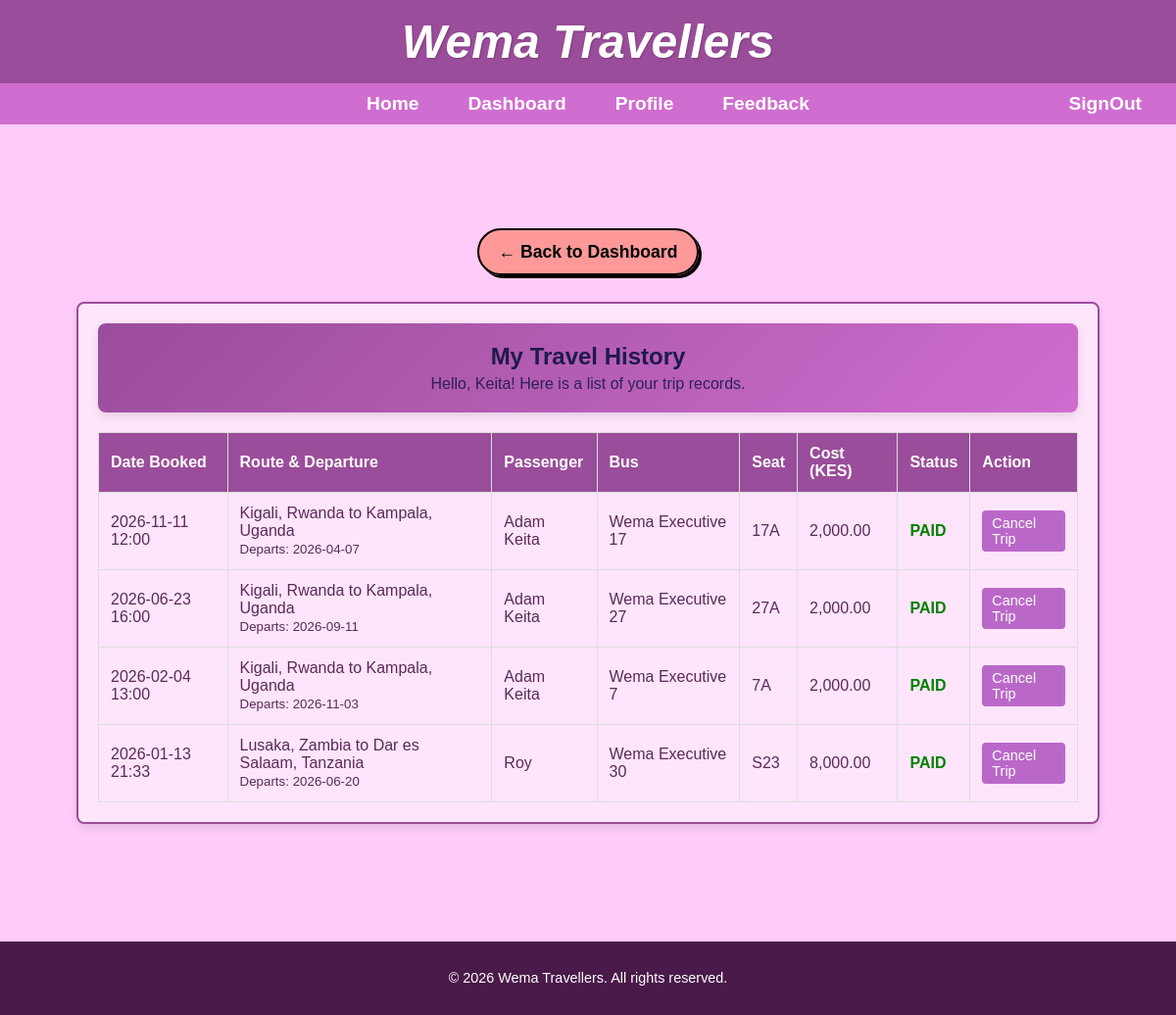
Page /pages/view_user_history.php (signed in) on the committed database.
### tables this page shows
CREATE TABLE `bookings` (
  `booking_id` int(11) NOT NULL AUTO_INCREMENT,
  `booking_time` datetime NOT NULL DEFAULT current_timestamp(),
  `seat_number` varchar(10) NOT NULL,
  `booking_status` enum('CONFIRMED','CANCELLED','PAID','CHECKED_IN') DEFAULT 'PAID',
  `qr_token` varchar(255) DEFAULT NULL,
  `user_id` int(11) NOT NULL,
  `route_id` int(11) NOT NULL,
  `bus_id` int(11) NOT NULL,
  `passenger_name` varchar(255) NOT NULL DEFAULT '',
  `passenger_age` int(11) NOT NULL DEFAULT 0,
  `passenger_id_number` varchar(50) NOT NULL DEFAULT '',
  PRIMARY KEY (`booking_id`),
  UNIQUE KEY `unique_booking` (`route_id`,`seat_number`),
  KEY `user_id` (`user_id`),
  KEY `bus_id` (`bus_id`),
  CONSTRAINT `bookings_ibfk_1` FOREIGN KEY (`user_id`) REFERENCES `users` (`user_id`),
  CONSTRAINT `bookings_ibfk_2` FOREIGN KEY (`route_id`) REFERENCES `routes` (`route_id`) ON DELETE CASCADE,
  CONSTRAINT `bookings_ibfk_3` FOREIGN KEY (`bus_id`) REFERENCES `buses` (`bus_id`)
);

CREATE TABLE `routes` (
  `route_id` int(11) NOT NULL AUTO_INCREMENT,
  `from_location` varchar(100) NOT NULL,
  `to_location` varchar(100) NOT NULL,
  `departure_date` date NOT NULL,
  `departure_time` time NOT NULL,
  `cost` decimal(10,2) NOT NULL,
  `bus_id` int(11) NOT NULL,
  `status` enum('SCHEDULED','COMPLETED','CANCELLED') DEFAULT 'SCHEDULED',
  PRIMARY KEY (`route_id`),
  KEY `bus_id` (`bus_id`),
  CONSTRAINT `routes_ibfk_1` FOREIGN KEY (`bus_id`) REFERENCES `buses` (`bus_id`)
);

CREATE TABLE `users` (
  `user_id` int(11) NOT NULL AUTO_INCREMENT,
  `first_name` varchar(50) NOT NULL,
  `last_name` varchar(50) NOT NULL,
  `email` varchar(100) NOT NULL,
  `phone_number` varchar(15) NOT NULL,
  `password` varchar(255) NOT NULL,
  `role` enum('PASSENGER','ADMIN','AGENT') DEFAULT 'PASSENGER',
  `created_at` timestamp NOT NULL DEFAULT current_timestamp(),
  PRIMARY KEY (`user_id`),
  UNIQUE KEY `email` (`email`),
  UNIQUE KEY `phone_number` (`phone_number`)
);

CREATE TABLE `buses` (
  `bus_id` int(11) NOT NULL AUTO_INCREMENT,
  `reg_no` varchar(20) NOT NULL,
  `bus_name` varchar(50) DEFAULT NULL,
  `max_passengers` int(11) NOT NULL,
  `seat_layout` varchar(20) NOT NULL,
  `driver_id` int(11) DEFAULT NULL,
  PRIMARY KEY (`bus_id`),
  UNIQUE KEY `reg_no` (`reg_no`),
  KEY `driver_id` (`driver_id`),
  CONSTRAINT `buses_ibfk_1` FOREIGN KEY (`driver_id`) REFERENCES `drivers` (`driver_id`) ON DELETE SET NULL
);

### pages/view_user_history.php (the view, shortened to what this page needs)
<?php
require_once 'db_connection.php';
$user_id = $_SESSION['user_id'];
?>
<!DOCTYPE html>
<html lang="en">
<head>
    <link rel="stylesheet" href="css/main.css">
    <link rel="stylesheet" href="css/style.css">
</head>
<body>
    <div style="height: 100px;"></div>
    <div class="back-btn-container">
        <a href="dashboard.php" class="button regular-button green-background" style="text-decoration:none;">← Back to Dashboard</a>
    </div>
    <div class="view-container">
        <div class="welcome-banner" style="background: linear-gradient(135deg, var(--purple), var(--pink)); color: #1e1b4b; padding: 20px; border-radius: 8px; margin-bottom: 20px; text-align: center; box-shadow: 0 4px 10px rgba(0,0,0,0.1);">
            <h2 style="margin:0;">My Travel History</h2>
            <p style="margin:5px 0 0; opacity: 0.9;">Hello, <?= htmlspecialchars($_SESSION['name']) ?>! Here is a list of your trip records.</p>
        </div>
        <table class="crud-table">
            <thead>
                <tr>
                    <th>Date Booked</th>
                    <th>Route & Departure</th>
                    <th>Passenger</th>
                    <th>Bus</th>
                    <th>Seat</th>
                    <th>Cost (KES)</th>
                    <th>Status</th>
                    <th>Action</th>
                </tr>
            </thead>
            <tbody>
                <?php
                $sql = "SELECT b.*, r.from_location, r.to_location, r.cost, r.departure_date, bs.bus_name, u.first_name, u.last_name
                        FROM bookings b
                        JOIN routes r ON b.route_id = r.route_id
                        JOIN buses bs ON b.bus_id = bs.bus_id
                        JOIN users u ON b.user_id = u.user_id
                        WHERE b.user_id = ?
                        ORDER BY b.booking_time DESC";
                $stmt = $conn->prepare($sql);
                $stmt->bind_param("i", $user_id);
                $stmt->execute();
                $result = $stmt->get_result();
                if ($result->num_rows > 0) {
                    while($row = $result->fetch_assoc()):
                ?>
                <tr>
                    <td><?= date('Y-m-d H:i', strtotime($row['booking_time'])) ?></td>
                    <td><?= htmlspecialchars($row['from_location'] . ' to ' . $row['to_location']) ?><br><small>Departs: <?= $row['departure_date'] ?></small></td>
                    <td><?= htmlspecialchars(!empty($row['passenger_name']) ? $row['passenger_name'] : ($row['first_name'] . ' ' . $row['last_name'])) ?></td>
                    <td><?= htmlspecialchars($row['bus_name']) ?></td>
                    <td><?= $row['seat_number'] ?></td>
                    <td><?= number_format($row['cost'], 2) ?></td>
                    <td>
                        <span style="color: <?= ($row['booking_status'] == 'CANCELLED') ? 'red' : 'green' ?>; font-weight:bold;">
                            <?= $row['booking_status'] ?>
                        </span>
                    </td>
                    <td>
                        <?php
                        if ($row['booking_status'] == 'PAID' || $row['booking_status'] == 'CONFIRMED'):
                        ?>
                            <a href="user_cancel_ticket.php?booking_id=<?= $row['booking_id'] ?>"
                               class="action-btn btn-cancel"
                               style="color: white; text-decoration: none; font-size: 0.9em; padding: 5px 10px; border-radius: 4px;"
                               onclick="return confirm('Are you sure you want to cancel this ticket? This action cannot be undone.')">
                               Cancel Trip
                            </a>
                        <?php else: ?>
                            <span style="color: grey; font-size: 0.8em;">--</span>
                        <?php endif; ?>
                    </td>
                </tr>
                <?php endwhile;
                } else {
                      echo "<tr><td colspan='8' style='text-align:center;'>You have no bookings recorded yet. <a href='home.php'>Book your first trip now!</a></td></tr>";
                }
                ?>
            </tbody>
        </table>
    </div>
    <div style="height: 100px;"></div>
</body>
</html>

### pages/css/main.css (style rules this page uses)
:root { --header-bg: #9a4d9a; --nav-bg: #d06dd0; --body-bg: #ffccf9; --input-bg: #ffe6ff; --text-color: #5a2a5a; --button-color: #ff9999; --button-border: #000000; --purple: #9a4d9a; --pink: #d06dd0; }
body { margin: 0; padding: 0; font-family: 'Comic Sans MS', 'Chalkboard SE', sans-serif; background-color: var(--body-bg); color: var(--text-color); }
.button, button { background-color: var(--button-color); color: black; padding: 12px 20px; margin: 10px 0; border: 2px solid var(--button-border); border-radius: 25px; cursor: pointer; width: 100%; font-size: 1.1rem; font-weight: bold; box-shadow: 3px 3px 0px rgba(0, 0, 0, 1); transition: transform 0.1s, box-shadow 0.1s; }
.action-btn { display: inline-block; width: auto; padding: 5px 15px; font-size: 0.9rem; color: white !important; text-decoration: none; border-radius: 5px; box-shadow: none; border: none; }
.btn-cancel { background-color: #ba68c8; }
a { color: var(--header-bg); text-decoration: none; }

### pages/css/style.css (style rules this page uses)
body { background-color: var(--body-bg); color: var(--text-color); display: flex; flex-direction: column; min-height: 100vh; }
.view-container, .profile-container, .ticket-container { background: rgba(255, 255, 255, 0.5) !important; border: 2px solid var(--header-bg); border-radius: 15px; margin-bottom: 40px; }
th { background-color: var(--header-bg) !important; color: white !important; }

### pages/view_user_history.php (style rules this page uses)
.view-container { max-width: 1000px; margin: 20px auto; padding: 20px; background: white; border-radius: 8px; box-shadow: 0 4px 10px rgba(0,0,0,0.1); }
.back-btn-container { padding: 20px; max-width: 1000px; margin: 0 auto; }
.crud-table { width: 100%; border-collapse: collapse; margin-top: 20px; }
.crud-table th, .crud-table td { padding: 12px; border: 1px solid #ddd; text-align: left; }
.crud-table th { background-color: var(--purple); color: white; }

### rows in the picture
bookings: booking_time "2026-11-11 12:00", route.to_location "Kigali, Rwanda to Kampala, Uganda", route.departure_date "2026-04-07", passenger_name.last_name "Adam Keita", bus.bus_name "Wema Executive 17", seat_number "17A", route.cost "2,000.00", booking_status "PAID"
bookings: booking_time "2026-06-23 16:00", route.to_location "Kigali, Rwanda to Kampala, Uganda", route.departure_date "2026-09-11", passenger_name.last_name "Adam Keita", bus.bus_name "Wema Executive 27", seat_number "27A", route.cost "2,000.00", booking_status "PAID"
bookings: booking_time "2026-02-04 13:00", route.to_location "Kigali, Rwanda to Kampala, Uganda", route.departure_date "2026-11-03", passenger_name.last_name "Adam Keita", bus.bus_name "Wema Executive 7", seat_number "7A", route.cost "2,000.00", booking_status "PAID"
bookings: booking_time "2026-01-13 21:33", route.to_location "Lusaka, Zambia to Dar es Salaam, Tanzania", route.departure_date "2026-06-20", passenger_name "Roy", bus.bus_name "Wema Executive 30", seat_number "S23", route.cost "8,000.00", booking_status "PAID"

### other values in the picture
$_SESSION['name'] "Keita"
